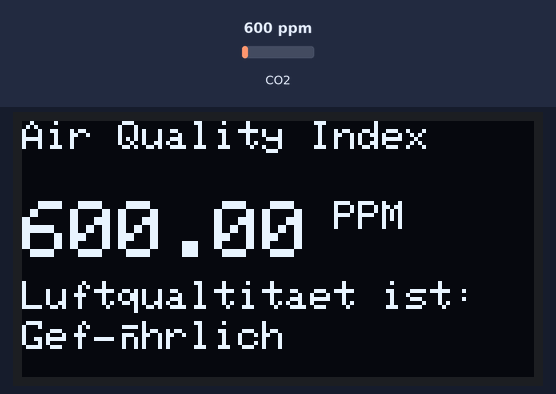
Recording of a sketch running on a simulated Arduino Uno, built with avr-gcc and run on an emulated ATmega328P. Shown: 128×64 one-colour display. The inputs (shaded band) are chosen by the test bench; at power-on: CO2 600 ppm. What the sketch prints to the serial monitor is not drawn.

Above: at 5.2 s.
5.3 s: CO2 set to 452 ppm
At 7.6 s:
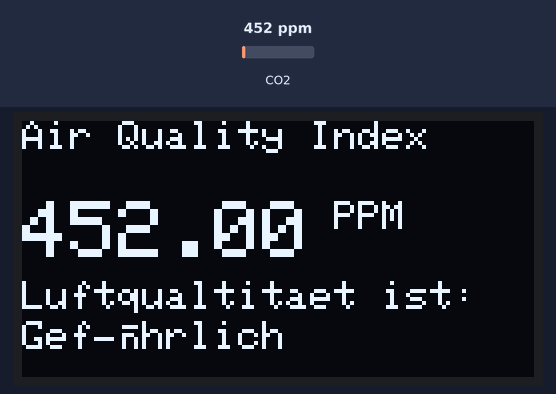
8.0 s: CO2 set to 1050 ppm
At 9.2 s:
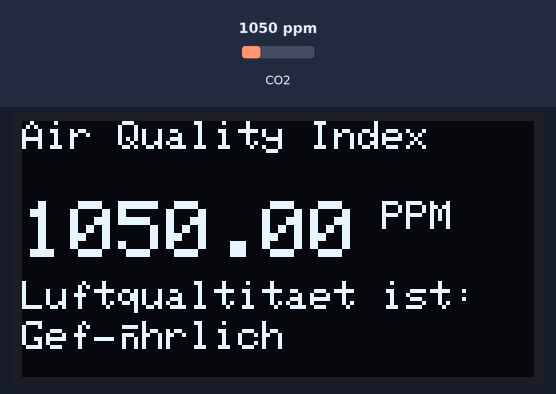
10.7 s: CO2 set to 1700 ppm
At 13.6 s:
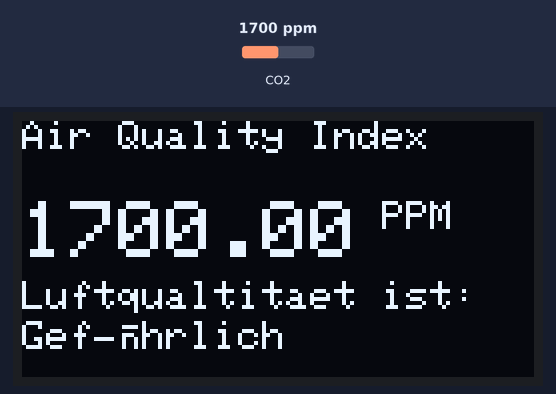
Timing chart, 0 to 15.1 s (numbered marks = the images above; inputs shaded):
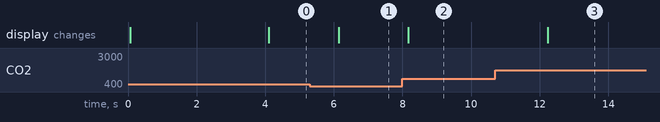

Measured:
- after the input at 5.3 s, the display: changes after 0.84 s (image 1)
- after the input at 8.0 s, the display: changes after 0.17 s (image 2)
- after the input at 10.7 s, the display: changes after 1.5 s (image 3)

The sketch:

UtilityPrg_MQ135__NokiaDisplay.ino
```cpp
#include <SPI.h>
#include <Wire.h>
#include "MQ135.h"
#include <Adafruit_GFX.h>
#include <Adafruit_SSD1306.h>

#define SCREEN_WIDTH 128
#define SCREEN_HEIGHT 64
#define OLED_RESET -1
Adafruit_SSD1306 display(SCREEN_WIDTH, SCREEN_HEIGHT, &Wire, OLED_RESET);

MQ135 gasSensor(A0);  // Sensor-Instanz als globale Variable

float air_quality;
String air_Index;


void setup()
{
  Serial.begin(9600);
  display.begin(SSD1306_SWITCHCAPVCC, 0x3C);
  display.clearDisplay();
  delay(10);
  display.setCursor(0,0);
  display.setTextSize(1);
  display.setTextColor(WHITE);
  display.println("Starte Messungen...");
  display.println("");
  display.println("MQ 135");
  display.display();

  delay(4000);
}


  void loop()
  {

    air_quality = gasSensor.getPPM();
    checkAirQuality(air_quality);

    Serial.print("Air Quality: ");
    Serial.print(air_quality);
    Serial.println("  PPM");

    display.clearDisplay();
    display.setCursor(0,0);
    display.setTextSize(1);
    display.setTextColor(WHITE);
    display.println("Air Quality Index");

    display.setCursor(0,20);
    display.setTextSize(2);
    display.setTextColor(WHITE);
    display.print(air_quality);
    display.setTextSize(1);
    display.setTextColor(WHITE);
    display.println(" PPM");
    display.setCursor(0,40);
    display.print("Luftqualtitaet ist: ");
    display.setCursor(0,50);
    display.println(air_Index);
    display.display();

    delay(2000);
}
```

Index.ino
```cpp
void checkAirQuality(int air_quality)
{
    if (air_quality <= 50)
    {
        air_Index = "Gut";
    }
    else if (air_quality <= 100)
    {
        air_Index = "OK";
    }
    else if (air_quality <= 150)
    {
        air_Index = "Nicht ok";
    }
    else if (air_quality <= 200)
    {
        air_Index = "Ungesund";
    }
    else if (air_quality <= 300)
    {
        air_Index = "Sehr ungesund";
    }
    else
    {
        air_Index = "Gefährlich";
    }
}
```

ReadMe.ino
```cpp
/*
MQ135 mit Nokia Display (I2C)
Display:
PIN 1 = GND
PIN 2 = 3V3 - 5V
PIN 3 SCL - D1
PIN 4 SDA - D2

MQ135
VCC = 5V
GND= GND
DA - Digital out (not used)
AO - A0

Meassurement
Good      = 0 - 50
Moderate  = 51 - 100
Unhealthy = 101 - 150 (Sensitive Groups)
Unhealthy = 151 - 200
Very Unhelathy = 201 - 300
Hazardous = >300
(https://github.com/ilya0/IoTAirsensor/blob/master/Wiring%20images/Aqichart.jpg)


*/
```
